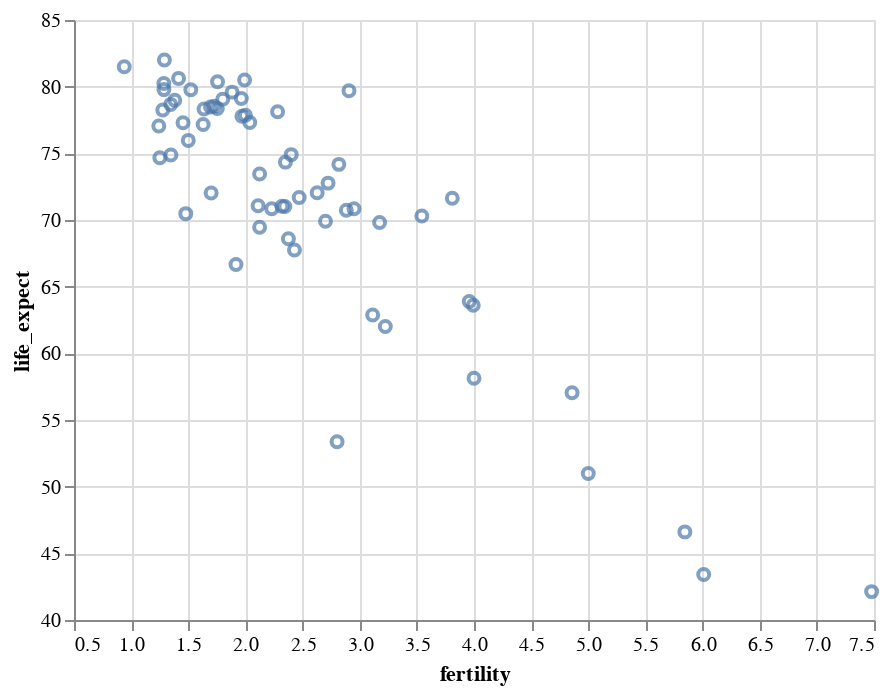

Notebook code cell kept with this figure:
### Markdown cell above
- 기본적으로, 선형 정량형 스케일로 지정된 축에는 원점이 포함되는데,   
  이는 비율 척도 데이터의 비교를 위한 기준선을 제공하기 위한 것이다. 
- 그렇지만 어떤 경우에는 원점 기준선이 의미가 없거나  
  비교를 위하여 특정 구간에만 초점을 맞추고 싶을 수 있다. 
- 원점 기준선이 자동적으로 포함되는 것을 방지하려면,  
  인코딩 `scale` 매개변수를 사용해서 스케일 맵핑을 설정해야 한다.

### Code cell
alt.Chart(data2000).mark_point().encode(
    alt.X('fertility:Q', scale=alt.Scale(zero=False)),   # 스케일 맵핑 설정 
    alt.Y('life_expect:Q', scale=alt.Scale(zero=False))  # 스케일 맵핑 설정
)

### Figure 1 — Vega-Lite specification as saved in the notebook (floating-point values rounded to 4 significant figures)
{"config": {"view": {"continuousWidth": 400, "continuousHeight": 300}}, "data": {"name": "data-fdeb0b749a6385830bd1445d39ad6ea0"}, "mark": "point", "encoding": {"x": {"type": "quantitative", "field": "fertility", "scale": {"zero": false}}, "y": {"type": "quantitative", "field": "life_expect", "scale": {"zero": false}}}, "$schema": "https://vega.github.io/schema/vega-lite/v4.8.1.json", "datasets": {"data-fdeb0b749a6385830bd1445d39ad6ea0": [{"year": 2000, "country": "Afghanistan", "cluster": 0, "pop": 23898198, "life_expect": 42.13, "fertility": 7.479}, {"year": 2000, "country": "Argentina", "cluster": 3, "pop": 37497728, "life_expect": 74.34, "fertility": 2.35}, {"year": 2000, "country": "Aruba", "cluster": 3, "pop": 69539, "life_expect": 73.45, "fertility": 2.124}, {"year": 2000, "country": "Australia", "cluster": 4, "pop": 19164620, "life_expect": 80.37, "fertility": 1.756}, {"year": 2000, "country": "Austria", "cluster": 1, "pop": 8113413, "life_expect": 78.98, "fertility": 1.382}, {"year": 2000, "country": "Bahamas", "cluster": 3, "pop": 290075, "life_expect": 71.07, "fertility": 2.111}, {"year": 2000, "country": "Bangladesh", "cluster": 0, "pop": 130406594, "life_expect": 62.01, "fertility": 3.224}, {"year": 2000, "country": "Barbados", "cluster": 3, "pop": 273483, "life_expect": 75.97, "fertility": 1.5}, {"year": 2000, "country": "Belgium", "cluster": 1, "pop": 10263618, "life_expect": 78.32, "fertility": 1.638}, {"year": 2000, "country": "Bolivia", "cluster": 3, "pop": 8152620, "life_expect": 63.88, "fertility": 3.958}, {"year": 2000, "country": "Brazil", "cluster": 3, "pop": 175552771, "life_expect": 71.01, "fertility": 2.345}, {"year": 2000, "country": "Canada", "cluster": 3, "pop": 31278097, "life_expect": 79.77, "fertility": 1.522}, {"year": 2000, "country": "Chile", "cluster": 3, "pop": 15153450, "life_expect": 77.86, "fertility": 2.0}, {"year": 2000, "country": "China", "cluster": 4, "pop": 1262645000, "life_expect": 72.03, "fertility": 1.7}, {"year": 2000, "country": "Colombia", "cluster": 3, "pop": 39685655, "life_expect": 71.68, "fertility": 2.47}, {"year": 2000, "country": "Costa Rica", "cluster": 3, "pop": 3710558, "life_expect": 78.12, "fertility": 2.281}, {"year": 2000, "country": "Croatia", "cluster": 1, "pop": 4410830, "life_expect": 74.88, "fertility": 1.348}, {"year": 2000, "country": "Cuba", "cluster": 3, "pop": 11134273, "life_expect": 77.16, "fertility": 1.63}, {"year": 2000, "country": "Dominican Republic", "cluster": 3, "pop": 8385828, "life_expect": 70.85, "fertility": 2.95}, {"year": 2000, "country": "Ecuador", "cluster": 3, "pop": 12505204, "life_expect": 74.17, "fertility": 2.817}, {"year": 2000, "country": "Egypt", "cluster": 5, "pop": 70492342, "life_expect": 69.81, "fertility": 3.174}, {"year": 2000, "country": "El Salvador", "cluster": 3, "pop": 6122515, "life_expect": 70.73, "fertility": 2.883}, {"year": 2000, "country": "Finland", "cluster": 1, "pop": 5168595, "life_expect": 78.37, "fertility": 1.754}, {"year": 2000, "country": "France", "cluster": 1, "pop": 59381628, "life_expect": 79.59, "fertility": 1.883}, {"year": 2000, "country": "Georgia", "cluster": 1, "pop": 4777209, "life_expect": 70.48, "fertility": 1.478}, {"year": 2000, "country": "Germany", "cluster": 1, "pop": 82187909, "life_expect": 78.67, "fertility": 1.346}, {"year": 2000, "country": "Greece", "cluster": 1, "pop": 10559110, "life_expect": 78.26, "fertility": 1.277}, {"year": 2000, "country": "Grenada", "cluster": 3, "pop": 89312, "life_expect": 67.75, "fertility": 2.429}, {"year": 2000, "country": "Haiti", "cluster": 3, "pop": 7306302, "life_expect": 58.14, "fertility": 4.0}, {"year": 2000, "country": "Hong Kong", "cluster": 4, "pop": 6658720, "life_expect": 81.5, "fertility": 0.94}, {"year": 2000, "country": "Iceland", "cluster": 1, "pop": 281043, "life_expect": 80.5, "fertility": 1.993}, {"year": 2000, "country": "India", "cluster": 0, "pop": 1007702000, "life_expect": 62.88, "fertility": 3.113}, {"year": 2000, "country": "Indonesia", "cluster": 4, "pop": 206265000, "life_expect": 68.59, "fertility": 2.376}, {"year": 2000, "country": "Iran", "cluster": 5, "pop": 65660289, "life_expect": 69.45, "fertility": 2.124}, {"year": 2000, "country": "Iraq", "cluster": 5, "pop": 22675617, "life_expect": 57.05, "fertility": 4.858}, {"year": 2000, "country": "Ireland", "cluster": 1, "pop": 3791690, "life_expect": 77.78, "fertility": 1.969}, {"year": 2000, "country": "Israel", "cluster": 5, "pop": 5842454, "life_expect": 79.7, "fertility": 2.906}, {"year": 2000, "country": "Italy", "cluster": 1, "pop": 57719337, "life_expect": 80.24, "fertility": 1.286}, {"year": 2000, "country": "Jamaica", "cluster": 3, "pop": 2615467, "life_expect": 72.05, "fertility": 2.628}, {"year": 2000, "country": "Japan", "cluster": 4, "pop": 126699784, "life_expect": 82.0, "fertility": 1.291}, {"year": 2000, "country": "Kenya", "cluster": 2, "pop": 29985839, "life_expect": 50.99, "fertility": 5.0}, {"year": 2000, "country": "South Korea", "cluster": 4, "pop": 21647682, "life_expect": 66.66, "fertility": 1.917}, {"year": 2000, "country": "North Korea", "cluster": 4, "pop": 47351083, "life_expect": 77.05, "fertility": 1.242}, {"year": 2000, "country": "Lebanon", "cluster": 5, "pop": 3578036, "life_expect": 71.03, "fertility": 2.319}, {"year": 2000, "country": "Mexico", "cluster": 3, "pop": 99926620, "life_expect": 74.9, "fertility": 2.401}, {"year": 2000, "country": "Netherlands", "cluster": 1, "pop": 15907853, "life_expect": 78.53, "fertility": 1.726}, {"year": 2000, "country": "New Zealand", "cluster": 4, "pop": 3819762, "life_expect": 79.11, "fertility": 1.964}, {"year": 2000, "country": "Nigeria", "cluster": 2, "pop": 114306700, "life_expect": 46.61, "fertility": 5.845}, {"year": 2000, "country": "Norway", "cluster": 1, "pop": 4492400, "life_expect": 79.05, "fertility": 1.801}, {"year": 2000, "country": "Pakistan", "cluster": 0, "pop": 146342958, "life_expect": 63.61, "fertility": 3.994}, {"year": 2000, "country": "Peru", "cluster": 3, "pop": 25979722, "life_expect": 69.91, "fertility": 2.7}, {"year": 2000, "country": "Philippines", "cluster": 4, "pop": 79739825, "life_expect": 70.3, "fertility": 3.544}, {"year": 2000, "country": "Poland", "cluster": 1, "pop": 38654164, "life_expect": 74.67, "fertility": 1.251}, {"year": 2000, "country": "Portugal", "cluster": 1, "pop": 10335597, "life_expect": 77.29, "fertility": 1.454}, {"year": 2000, "country": "Rwanda", "cluster": 2, "pop": 7507056, "life_expect": 43.41, "fertility": 6.01}, {"year": 2000, "country": "Saudi Arabia", "cluster": 5, "pop": 23153090, "life_expect": 71.63, "fertility": 3.81}, {"year": 2000, "country": "South Africa", "cluster": 2, "pop": 44066197, "life_expect": 53.37, "fertility": 2.802}, {"year": 2000, "country": "Spain", "cluster": 1, "pop": 40016081, "life_expect": 79.78, "fertility": 1.287}, {"year": 2000, "country": "Switzerland", "cluster": 1, "pop": 7266920, "life_expect": 80.62, "fertility": 1.415}, {"year": 2000, "country": "Turkey", "cluster": 1, "pop": 65666677, "life_expect": 70.84, "fertility": 2.23}, {"year": 2000, "country": "United Kingdom", "cluster": 1, "pop": 59522468, "life_expect": 78.47, "fertility": 1.695}, {"year": 2000, "country": "United States", "cluster": 3, "pop": 282338631, "life_expect": 77.31, "fertility": 2.038}, {"year": 2000, "country": "Venezuela", "cluster": 3, "pop": 23542649, "life_expect": 72.77, "fertility": 2.723}]}}
